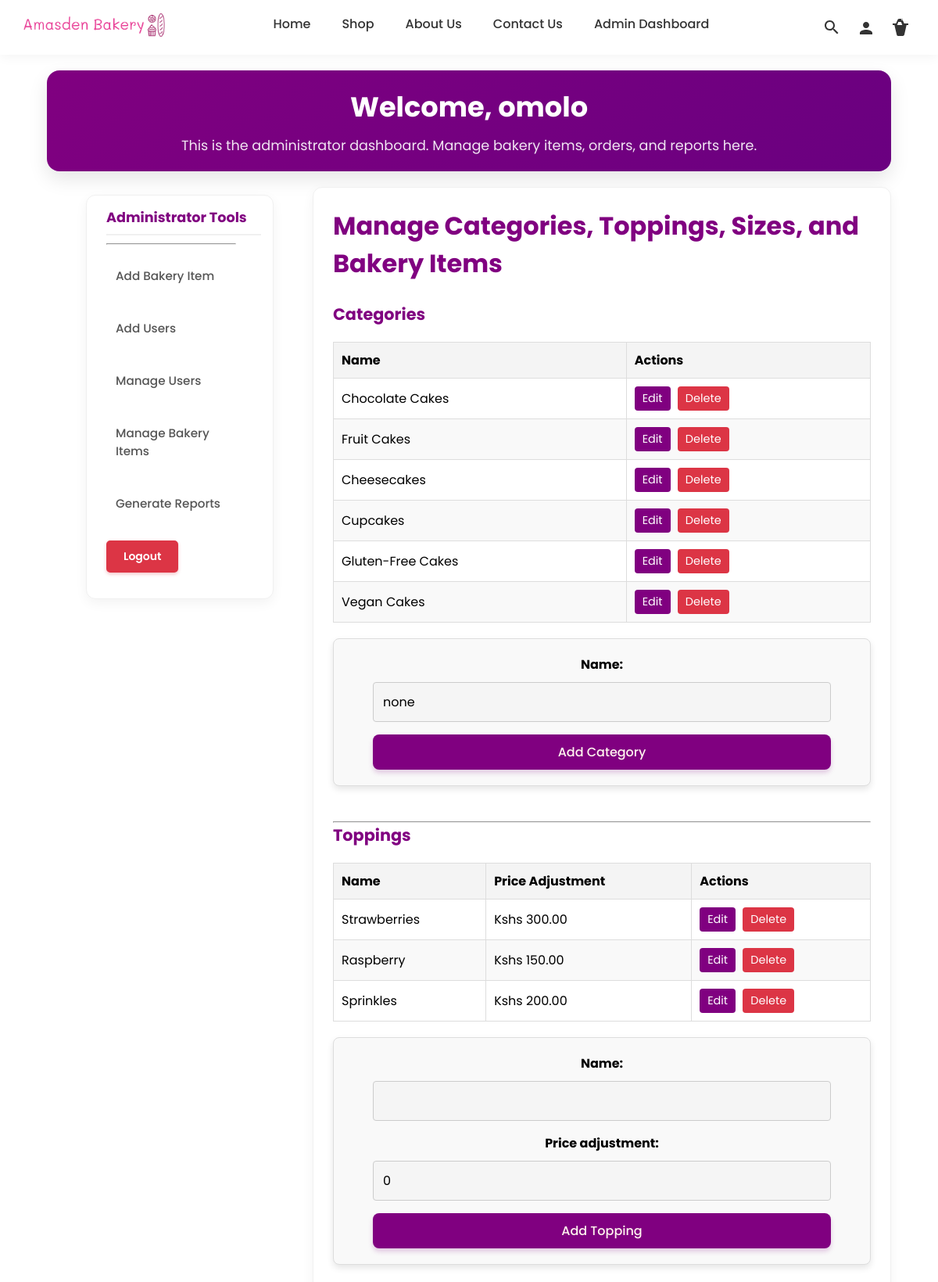
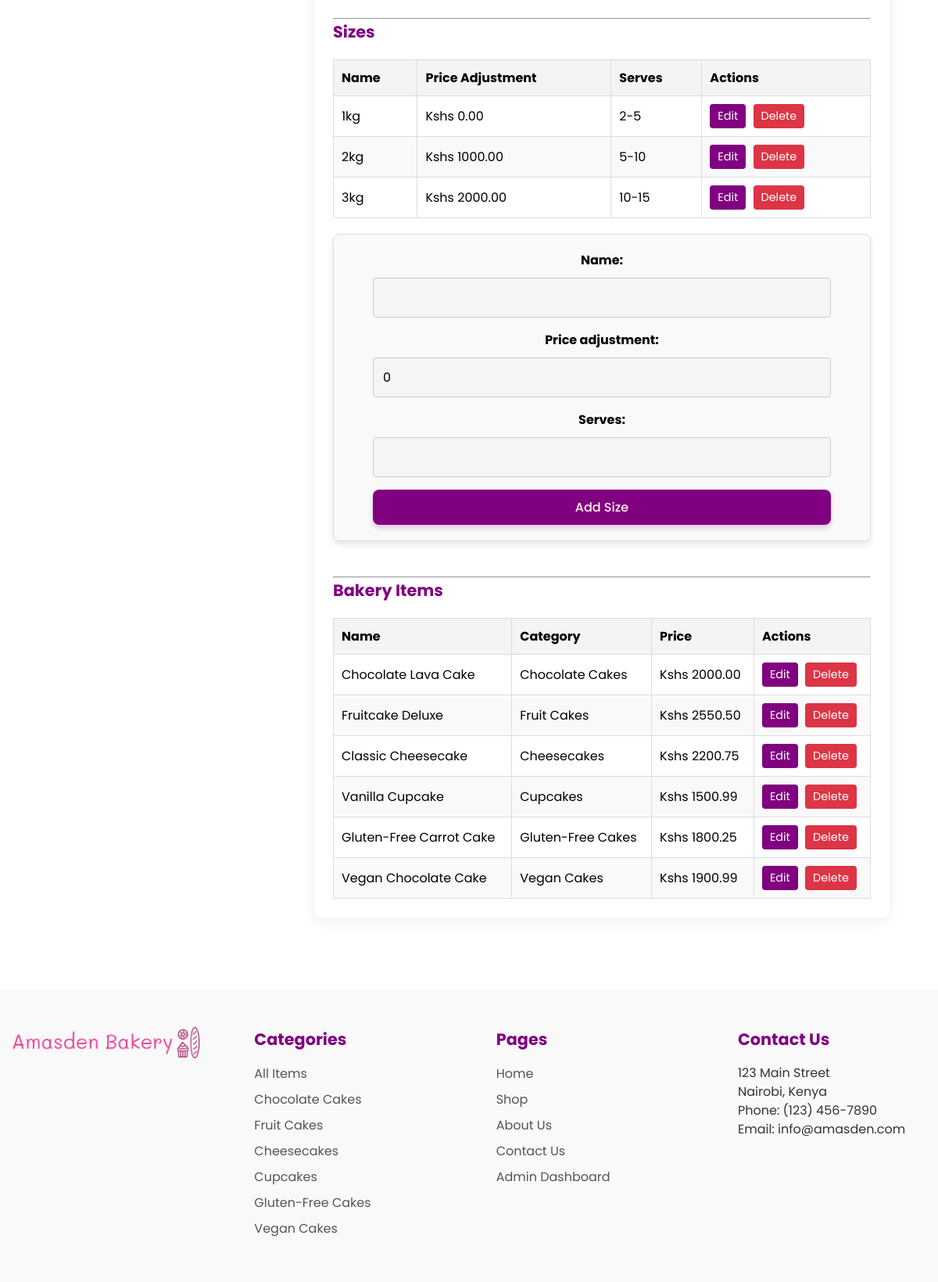
Screenshot of /admin_dashboard/manage_bakery_items/ (signed in) with the database file from the repository (2 pictures, top to bottom).
### bakery/models.py (models this page shows, shortened)
class Category(models.Model):
    name = models.CharField(max_length=100, default='none')
    slug = models.SlugField(unique=True, blank=True)

class Topping(models.Model):
    name = models.CharField(max_length=100, unique=True)
    price_adjustment = models.DecimalField(max_digits=10, decimal_places=2, default=0)

class Size(models.Model):
    name = models.CharField(max_length=50, unique=True)
    price_adjustment = models.DecimalField(max_digits=10, decimal_places=2, default=0)
    serves = models.CharField(max_length=50, blank=True, null=True)

class BakeryItem(models.Model):
    name = models.CharField(max_length=100, unique=True)
    description = models.TextField()
    price = models.DecimalField(max_digits=6, decimal_places=2)
    image = models.ImageField(upload_to='bakery_images/')
    available = models.BooleanField(default=True)
    slug = models.SlugField(unique=True, blank=True)
    category = models.ForeignKey(Category, on_delete=models.CASCADE, related_name='items', null=True, blank=True)
    ingredients = models.TextField(blank=True)
    sales = models.IntegerField(default=0)

### admin_dashboard/views.py (the view, shortened to what this page needs)
# urls.py: path('manage_bakery_items/', views.manage_bakery_items, name='manage_bakery_items'),
@user_passes_test(admin_check)
def manage_bakery_items(request):
    items = BakeryItem.objects.all()
    categories = Category.objects.all()
    toppings = Topping.objects.all()
    sizes = Size.objects.all()
    category_form = CategoryForm()
    topping_form = ToppingForm()
    size_form = SizeForm()
    return render(request, 'admin_dashboard/manage_bakery_items.html', {
        'items': items,
        'categories': categories,
        'toppings': toppings,
        'sizes': sizes,
        'category_form': category_form,
        'topping_form': topping_form,
        'size_form': size_form,
    })

### bakery/forms.py
class CategoryForm(forms.ModelForm):
    class Meta:
        model = Category
        fields = ['name']

class ToppingForm(forms.ModelForm):
    class Meta:
        model = Topping
        fields = ['name', 'price_adjustment']

### admin_dashboard/views.py (called while the page is built)
def admin_check(user):
    return user.is_superuser

### bakery/context_processors.py (called while the page is built)
def global_footer_context(request):
    footer_categories = Category.objects.all()
    category_slug = request.GET.get('category')
    return {
        'footer_categories': footer_categories,
    }

### bakery/templates/admin_dashboard/manage_bakery_items.html (shortened to what this page needs)
{% extends 'admin_dashboard/template.html' %}
{% block dashboard_content %}
<div>
    <h2>Manage Categories, Toppings, Sizes, and Bakery Items</h2>
    <br>
    <div>
        <h3>Categories</h3>
        <table class="generic-table">
            <thead>
                <tr>
                    <th>Name</th>
                    <th>Actions</th>
                </tr>
            </thead>
            <tbody>
                {% for cat in categories %}
                    <tr>
                        <td>{{ cat.name }}</td>
                        <td>
                            <a href="{% url 'admin_dashboard:edit_category' cat.id %}" class="btn-edit">Edit</a>
                            <a href="{% url 'admin_dashboard:delete_category' cat.id %}" class="btn-delete">Delete</a>
                        </td>
                    </tr>
                {% empty %}
                    <tr>
                        <td colspan="2">No categories yet.</td>
                    </tr>
                {% endfor %}
            </tbody>
        </table>
        <form method="post" class="generic-form">
            <div class="form-group">
                {{ category_form.name.label_tag }} {{ category_form.name }}
            </div>
            <button type="submit" class="btn2">Add Category</button>
        </form>
    </div>
    <br>
    <hr>
    <div>
        <h3>Toppings</h3>
        <table class="generic-table">
            <thead>
                <tr>
                    <th>Name</th>
                    <th>Price Adjustment</th>
                    <th>Actions</th>
                </tr>
            </thead>
            <tbody>
                {% for top in toppings %}
                    <tr>
                        <td>{{ top.name }}</td>
                        <td>Kshs {{ top.price_adjustment }}</td>
                        <td>
                            <a href="{% url 'admin_dashboard:edit_topping' top.id %}" class="btn-edit">Edit</a>
                            <a href="{% url 'admin_dashboard:delete_topping' top.id %}" class="btn-delete">Delete</a>
                        </td>
                    </tr>
                {% empty %}
                    <tr>
                        <td colspan="3">No toppings yet.</td>
                    </tr>
                {% endfor %}
            </tbody>
        </table>
        <form method="post" class="generic-form">
            <div class="form-group">
                {{ topping_form.name.label_tag }} {{ topping_form.name }}
            </div>
            <div class="form-group">
                {{ topping_form.price_adjustment.label_tag }} {{ topping_form.price_adjustment }}
            </div>
            <button type="submit" class="btn2">Add Topping</button>
        </form>
    </div>
    <br>
    <hr>
    <div>
        <h3>Sizes</h3>
        <table class="generic-table">
            <thead>
                <tr>
                    <th>Name</th>
                    <th>Price Adjustment</th>
                    <th>Serves</th>
                    <th>Actions</th>
                </tr>
            </thead>
            <tbody>
                {% for size in sizes %}
                    <tr>
                        <td>{{ size.name }}</td>
                        <td>Kshs {{ size.price_adjustment }}</td>
                        <td>{{ size.serves }}</td>
                        <td>
                            <a href="{% url 'admin_dashboard:edit_size' size.id %}" class="btn-edit">Edit</a>
                            <a href="{% url 'admin_dashboard:delete_size' size.id %}" class="btn-delete">Delete</a>
                        </td>
                    </tr>
                {% empty %}
                    <tr>
                        <td colspan="4">No sizes yet.</td>
                    </tr>
                {% endfor %}
            </tbody>
        </table>
        <form method="post" class="generic-form">
            <div class="form-group">
                {{ size_form.name.label_tag }} {{ size_form.name }}
            </div>
            <div class="form-group">
                {{ size_form.price_adjustment.label_tag }} {{ size_form.price_adjustment }}
            </div>
            <div class="form-group">
                {{ size_form.serves.label_tag }} {{ size_form.serves }}
            </div>
            <button type="submit" class="btn2">Add Size</button>
        </form>
    </div>
    <br>
    <hr>
    <div>
        <h3>Bakery Items</h3>
        <table class="generic-table">
            <thead>
                <tr>
                    <th>Name</th>
                    <th>Category</th>
                    <th>Price</th>
                    <th>Actions</th>
                </tr>
            </thead>
            <tbody>
                {% for item in items %}
                    <tr>
                        <td>{{ item.name }}</td>
                        <td>{{ item.category.name }}</td>
                        <td>Kshs {{ item.price }}</td>
                        <td>
                            <a href="{% url 'admin_dashboard:edit_bakery_item' item.id %}" class="btn-edit">Edit</a>
                            <a href="{% url 'admin_dashboard:delete_bakery_item' item.id %}" class="btn-delete">Delete</a>
                        </td>
                    </tr>
                {% empty %}
                    <tr>
                        <td colspan="4">No items yet.</td>
                    </tr>
                {% endfor %}
            </tbody>
        </table>
    </div>
</div>
{% endblock %}

### bakery/templates/admin_dashboard/template.html (shortened to what this page needs)
{% load static %}
{% include "bakery/header.html" %}
<div class="user_dashboard_details">
    <h1>Welcome, {{ user.username }}</h1>
    <p>This is the administrator dashboard. Manage bakery items, orders, and reports here.</p>
</div>
<div class="dashboard_div">
<aside class="user_aside">
    <nav>
        <h2>Administrator Tools</h2>
        <hr class="horizontal">
        <ul>
            <li class="nav-item"><a href="{% url 'admin_dashboard:add_bakery_item' %}" class="nav-link">Add Bakery Item</a></li>
            <li class="nav-item"><a href="{% url 'admin_dashboard:add_users' %}" class="nav-link">Add Users</a></li>
            <li class="nav-item"><a href="{% url 'admin_dashboard:manage_users' %}" class="nav-link">Manage Users</a></li>
            <li class="nav-item"><a href="{% url 'admin_dashboard:manage_bakery_items' %}" class="nav-link">Manage Bakery Items</a></li>
            <li class="nav-item"><a href="{% url 'admin_dashboard:report_dashboard' %}" class="nav-link">Generate Reports</a></li>
            <li class="nav-item">
                <form method="POST" action="{% url 'logout' %}">
                    <button type="submit" class="logout-btn">Logout</button>
                </form>
            </li>
        </ul>
    </nav>
</aside>
<div class="dashboard_section">
    {% block dashboard_content %}
    {% endblock %}
</div>
</div>
{% include "bakery/footer.html" %}

### bakery/templates/bakery/footer.html
{% load static %}
<footer>
  <div class="footer-column">
    <img src="{% static 'images/logo.png' %}" alt="Bakery Logo">
  </div>
  <div class="footer-column">
    <h3>Categories</h3>
    <ul>
      <li>
        <a href="{% url 'products' %}">All Items</a>
      </li>
      {% for category in footer_categories %}
      <li>
        <a href="?category={{ category.slug }}">{{ category.name }}</a>
      </li>
      {% endfor %}
    </ul>
  </div>
  <div class="footer-column">
    <h3>Pages</h3>
    <ul>
      <li>
        <a href="{% url 'home' %}">Home</a>
      </li>
      <li>
        <a href="{% url 'products' %}">Shop</a>
      </li>
      <li>
        <a href="{% url 'about' %}">About Us</a>
      </li>
      <li>
        <a href="{% url 'contact' %}">Contact Us</a>
      </li>
      {% if user.is_authenticated %}
            <li >
              {% if user.is_superuser %}
                <a href="{% url 'admin_dashboard:add_bakery_item' %}">Admin Dashboard</a>
              {% elif user.is_staff %}
                <a href="{% url 'staff_dashboard:manage_orders' %}">Staff Dashboard</a>
              {% else %}
                <a href="{% url 'user_dashboard:account_details' %}">Account</a>
              {% endif %}
            </li>
          {% else %}
            <li>
              <a href="{% url 'login' %}">Account</a>
            </li>
          {% endif %}
    </ul>
  </div>
  <div class="footer-column">
    <h3>Contact Us</h3>
    <p>123 Main Street<br>
    Nairobi, Kenya<br>
    Phone: (123) 456-7890<br>
    Email: info@amasden.com</p>
</footer>
  </body>
</html>

### bakery/static/css/master.css (style rules this page uses)
* { margin: 0; padding: 0; box-sizing: border-box; font-family: 'Poppins', sans-serif; font-size: 1rem; }
body { margin-top: 0; display: flex; flex-direction: column; align-items: center; justify-content: center; width: 100%; }
h1 { font-size: 2.2rem; color: purple; }
h2 { font-size: 2rem; color: purple; }
h3 { font-size: 1.3rem; color: purple; }
p { line-height: 1.5; }
.btn2 { border-radius: 8px; background-color: purple; border: none; color: seashell; padding: 10px 24px; cursor: pointer; transition: all 0.3s ease; text-decoration: none; font-weight: 500; box-shadow: 0 4px 6px rgba(128, 0, 128, 0.2); }
.nav-link { padding: 10px; font-weight: 500; color: #333; text-decoration: none; transition: color 0.2s ease-in-out, background-color 0.2s ease-in-out; }
.nav-item { padding: 10px; }
.form-group { display: flex; justify-content: space-between; align-items: center; flex-direction: row; gap: 10px; }
.form-group label { display: none; }
.form-group input { width: 100%; padding: 10px; border: 1px grey solid; border-radius: 4px; background-color: #f5f5f5; transition: background-color ease-in-out 0.9s; }
footer { display: flex; flex-wrap: wrap; justify-content: space-between; background-color: #f9f9f9; padding: 2rem 0; font-family: Arial, sans-serif; color: #333; margin-top: 50px; z-index: 999; }
.footer-column { width: 20%; margin: 0 1rem; padding: 1rem 0; }
.footer-column h3 { margin-bottom: 1rem; }
.footer-column ul { list-style: none; padding: 0; margin: 0; }
.footer-column li { margin-bottom: 0.5rem; }
.footer-column li a { text-decoration: none; color: #555; padding: 0; transition: color 0.2s ease-in-out, background-color 0.2s ease-in-out, padding 0.2s ease-in-out; }
footer img { max-width: 100%; height: auto; }
.btn-edit { display: inline-block; background-color: purple; color: white; padding: 5px 10px; border-radius: 4px; text-decoration: none; font-size: 0.9rem; margin-right: 5px; transition: background-color 0.2s; }
.logout-btn { background-color: #dc3545 !important; color: white !important; border: 2px solid #dc3545 !important; padding: 8px 20px; border-radius: 5px; cursor: pointer; font-weight: 600; font-size: 14px; transition: all 0.3s ease; box-shadow: 0 2px 4px rgba(220, 53, 69, 0.3); display: inline-block; text-decoration: none; }
.btn-delete { display: inline-block; background-color: #dc3545; color: white; padding: 5px 10px; border-radius: 4px; text-decoration: none; font-size: 0.9rem; transition: background-color 0.2s; }

### bakery/static/css/user_dashboard.css (style rules this page uses)
.user_aside ul li { list-style: none; text-decoration: none; }
.user_aside ul li a { text-decoration: none; }
.user_aside { align-self: flex-start; margin: 10px 10px 10px 50px; flex-shrink: 0; }
.user_aside h2 { margin-left: 10px; }
.user_aside button { border: none; background-color: #fff; margin: 0; cursor: pointer; }
.horizontal { height: 1px; width: 80%; margin: 10px; background-color: darkgray; }
.dashboard_section { border-left: 1px solid darkgray; padding-left: 30px; margin-left: 20px; }
.dashboard_div { display: flex; flex-direction: row; width: 100%; margin-top: 10px; }
input:invalid { border: 1px solid purple; }
.user_dashboard_details { background-color: seashell; width: 100%; padding: 20px; }

### bakery/static/css/generic.css (style rules this page uses)
.generic-form { display: flex; flex-direction: column; gap: 16px; padding: 20px 50px; background-color: #f9f9f9; border: 1px solid #ddd; border-radius: 8px; max-width: 800px; margin: 20px auto; box-shadow: 0 4px 8px rgba(0, 0, 0, 0.1); }
.generic-form label { font-size: 1rem; font-weight: bold; margin-bottom: 8px; }
.generic-form input[type="text"], .generic-form input[type="email"], .generic-form input[type="password"], .generic-form input[type="number"], .generic-form input[type="datetime-local"], .generic-form select { padding: 12px; border: 1px solid #ccc; border-radius: 4px; font-size: 1rem; width: 100%; box-sizing: border-box; }
.generic-form .form-group { display: flex; flex-direction: column; gap: 5px; width: 100%; }
.generic-form .form-group label { display: block; font-weight: bold; margin-bottom: 5px; }
.generic-form .form-group input, .generic-form .form-group textarea, .generic-form .form-group select { width: 100%; }
.generic-table { width: 100%; border-collapse: collapse; margin-top: 20px; border: 1px solid #ddd; }
.generic-table th, .generic-table td { border: 1px solid #ddd; padding: 10px; text-align: left; }
.generic-table th { background-color: #f4f4f4; font-weight: bold; }
.generic-table tr:nth-child(even) { background-color: #f9f9f9; }

### rows the page displays
Category: name "Chocolate Cakes"
Category: name "Fruit Cakes"
Category: name "Cheesecakes"
Category: name "Cupcakes"
Category: name "Gluten-Free Cakes"
Category: name "Vegan Cakes"
Topping: name "Strawberries", price_adjustment "300.00"
Topping: name "Raspberry", price_adjustment "150.00"
Topping: name "Sprinkles", price_adjustment "200.00"
Size: name "1kg", price_adjustment "0.00", serves "2-5"
Size: name "2kg", price_adjustment "1000.00", serves "5-10"
Size: name "3kg", price_adjustment "2000.00", serves "10-15"
BakeryItem: name "Chocolate Lava Cake", category.name "Chocolate Cakes", price "2000.00"
BakeryItem: name "Fruitcake Deluxe", category.name "Fruit Cakes", price "2550.50"
BakeryItem: name "Classic Cheesecake", category.name "Cheesecakes", price "2200.75"
BakeryItem: name "Vanilla Cupcake", category.name "Cupcakes", price "1500.99"
BakeryItem: name "Gluten-Free Carrot Cake", category.name "Gluten-Free Cakes", price "1800.25"
BakeryItem: name "Vegan Chocolate Cake", category.name "Vegan Cakes", price "1900.99"

### other values shown
{{ user.username }} "omolo"
{{ category_form.name.label_tag }} "Name:"
{{ topping_form.name.label_tag }} "Name:"
{{ topping_form.price_adjustment.label_tag }} "Price adjustment:"
{{ size_form.name.label_tag }} "Name:"
{{ size_form.price_adjustment.label_tag }} "Price adjustment:"
{{ size_form.serves.label_tag }} "Serves:"
